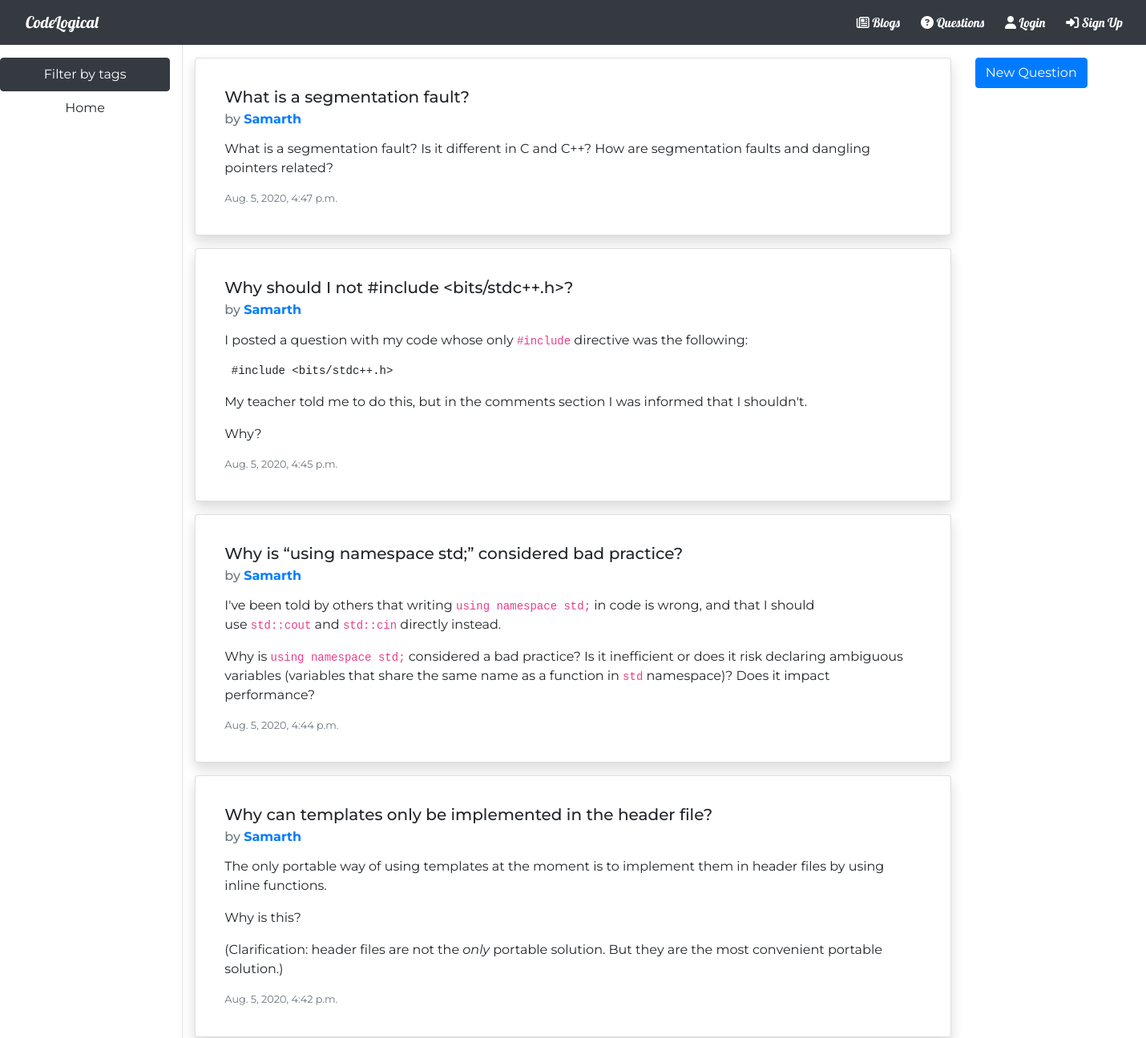
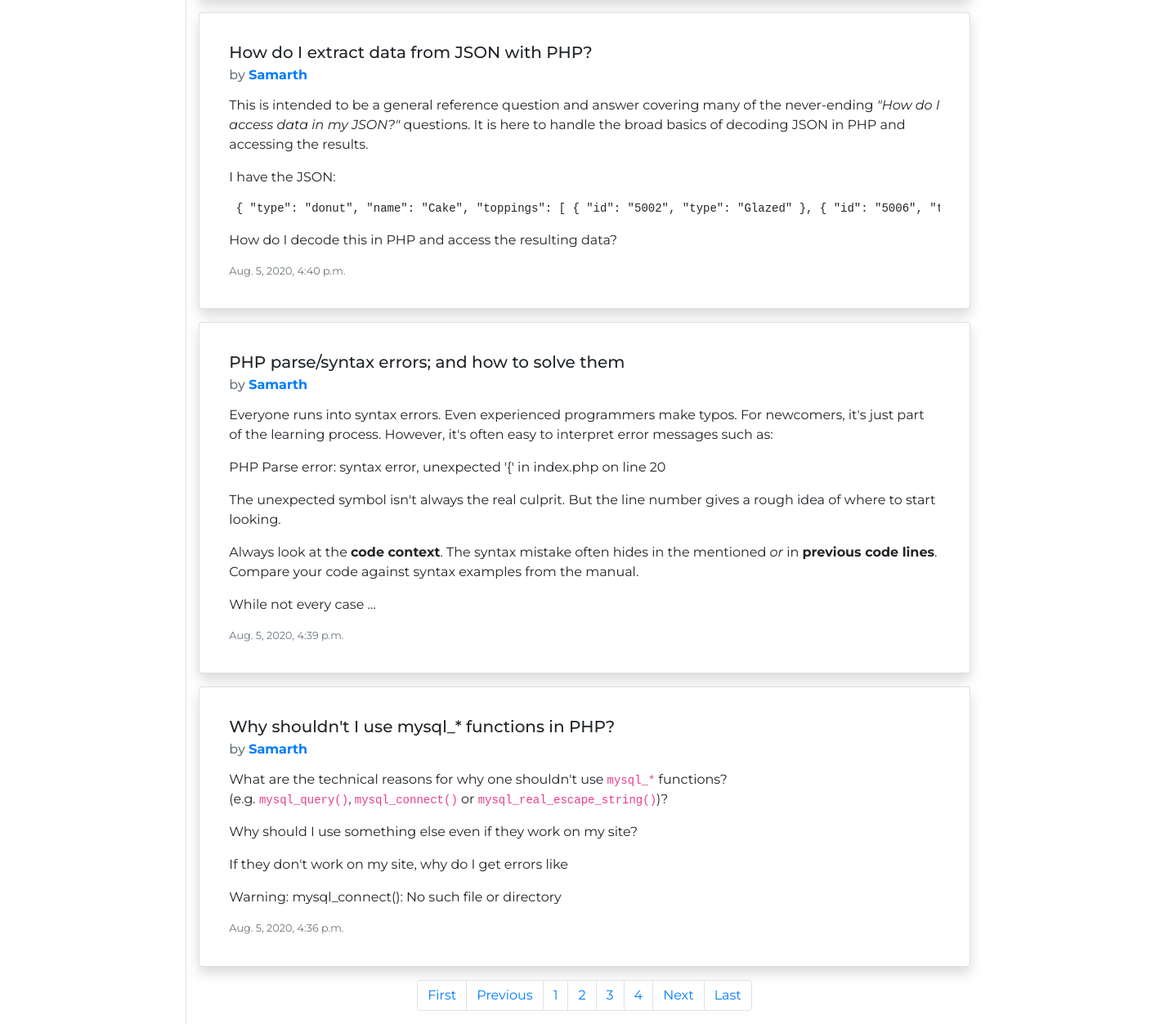
The app's page /question/all?page=2 with its own data (2 pictures, top to bottom).
### qna/models.py (models this page shows, shortened)
class Question(models.Model):
    title=models.CharField(max_length=100)
    content=RichTextField(default="",blank=True,null=True)
    asked_by=models.ForeignKey(User,on_delete=models.CASCADE,null=True,blank=True)
    posted_on=models.DateTimeField(null=True,blank=True)
    tags = TaggableManager()

### qna/views.py (the view)
# urls.py: path('question/all',QuestionListView.as_view(),name='question-list'),
class QuestionListView(ListView):
    model = Question
    template_name = "qna/question_list.html"
    context_object_name="questions"
    paginate_by=7                   #By default the page object is reffered as 'page_obj' in HTML
    ordering=['-posted_on']

### qna/templates/qna/question_list.html (shortened to what this page needs)
{% extends "blog/base.html" %}
{% block space %}
<div class="row flex-xl-nowrap">
    <div class="col-12 col-md-3 col-xl-2 bd-sidebar border-right align-items-center">
        <nav class="nav flex-column sticky-top sidebar pt-3">
            <li class="nav-item">
                <a class="nav-link btn btn-dark " href="{% url 'tag-list' %}">Filter by tags</a>
            </li>
            <li class="nav-item">
                <a class="nav-link btn " href="{% url 'home' %}" tabindex="-1" aria-disabled="true">Home</a>
            </li>
        </nav>
    </div>
    <div class="col-sm-12 col-md-8 col-lg-8 pt-3">
            {% for question in questions %}
                <div class="card shadow p-3 mb-3 bg-white rounded ">
                    <div class="card-body">
                        <h5 class="card-title">{{ question.title }}</h5>
                        <h6 class="card-subtitle mb-2 text-muted">by <a style="position: relative;" href="{% url 'profile'  question.asked_by.id %}" class="text-decoration-none"><strong>{{ question.asked_by }}</strong></a> </h6>
                        <p class="card-text">{{ question.content|safe|truncatewords:90 }}</p>
                        <p class="card-text"><small class="text-muted">{{ question.posted_on }}</small></p>
                    </div>
                </div>
            {% endfor %}
            {% if page_obj.has_other_pages %}
                <ul class="pagination justify-content-center">
                    {% if page_obj.has_previous %}
                    <li class="page-item">
                        <a class="page-link" href="?page=1"> First</a>
                    </li>
                    <li class="page-item">
                        <a class="page-link" href="?page={{ page_obj.previous_page_number }}"> Previous</a>
                    </li>
                    {% endif %}
                    {% for num in page_obj.paginator.page_range %}
                    {% if page_obj.number == num %}
                    <li class="page-item">
                        <a class="page-link" href="?page={{ num }}"> {{ num }}</a>
                    </li>
                    {% elif num > page_obj.number|add:'-3' and num < page_obj.number|add:'3' %}
                    <li class="page-item">
                        <a class="page-link" href="?page={{ num }}"> {{ num }}</a>
                    </li>
                    {% endif %}
                    {% endfor %}
                    {% if page_obj.has_next %}
                    <li class="page-item">
                        <a class="page-link" href="?page={{ page_obj.next_page_number }}"> Next </a>
                    </li>
                    <li class="page-item">
                        <a class="page-link" href="?page={{ page_obj.paginator.num_pages }}"> Last </a>
                    </li>
                    {% endif %}
                </ul>
            {% endif %}
    </div>
    <div class="col-sm-12 col-md-4 col-lg-4 pt-3">
        <a href="{% url 'new-question' %}" class="btn btn-primary">New Question</a>
    </div>
</div>
{% endblock %}

### blog/static/css/styles.css (style rules this page uses)
.card { margin-bottom: 15px; }

### records on screen
Question: title "What is a segmentation fault?", asked_by "Samarth", content "What is a segmentation fault? Is it different in C and C++? How are segmentation faults and dangling pointers related?", posted_on "Aug. 5, 2020, 4:47 p.m."
Question: title "Why should I not #include <bits/stdc++.h>?", asked_by "Samarth", content "I posted a question with my code whose only #include directive was the following: #include <bits/stdc++.h> My teacher told me to do this, but in the comments section I was informed that I shouldn't. Why?", posted_on "Aug. 5, 2020, 4:45 p.m."
Question: title "Why is “using namespace std;” considered bad practice?", asked_by "Samarth", content "I've been told by others that writing using namespace std; in code is wrong, and that I should use std::cout and std::cin directly instead. Why is using namespace std; considered a bad practice? Is it inefficient or does it risk declaring ambiguous variables (variables that share the same name as a function in std namespace)? Does it impact performance?", posted_on "Aug. 5, 2020, 4:44 p.m."
Question: title "Why can templates only be implemented in the header file?", asked_by "Samarth", content "The only portable way of using templates at the moment is to implement them in header files by using inline functions. Why is this? (Clarification: header files are not the only portable solution. But they are the most convenient portable solution.)", posted_on "Aug. 5, 2020, 4:42 p.m."
Question: title "How do I extract data from JSON with PHP?", asked_by "Samarth", content "This is intended to be a general reference question and answer covering many of the never-ending \"How do I access data in my JSON?\" questions. It is here to handle the broad basics of decoding JSON in PHP and accessing the results. I have the JSON: { \"type\": \"donut\", \"name\": \"Cake\", \"toppings\": [ { \"id\": \"5002\", \"type\": \"Glazed\" }, { \"id\": \"5006\", How do I decode this in PHP and access the resulting data?", posted_on "Aug. 5, 2020, 4:40 p.m."
Question: title "PHP parse/syntax errors; and how to solve them", asked_by "Samarth", content "Everyone runs into syntax errors. Even experienced programmers make typos. For newcomers, it's just part of the learning process. However, it's often easy to interpret error messages such as: PHP Parse error: syntax error, unexpected '{' in index.php on line 20 The unexpected symbol isn't always the real culprit. But the line number gives a rough idea of where to start looking. Always look at the code context . The syntax mistake often hides in the mentioned or in previous code lines . Compare your code against syntax examples from the manual. While not every case …", posted_on "Aug. 5, 2020, 4:39 p.m."
Question: title "Why shouldn't I use mysql_* functions in PHP?", asked_by "Samarth", content "What are the technical reasons for why one shouldn't use mysql_* functions? (e.g. mysql_query() , mysql_connect() or mysql_real_escape_string() )? Why should I use something else even if they work on my site? If they don't work on my site, why do I get errors like Warning: mysql_connect(): No such file or directory", posted_on "Aug. 5, 2020, 4:36 p.m."

### other values on screen
{{ num }} "1" "3" "4"
{{ num }} "2"
